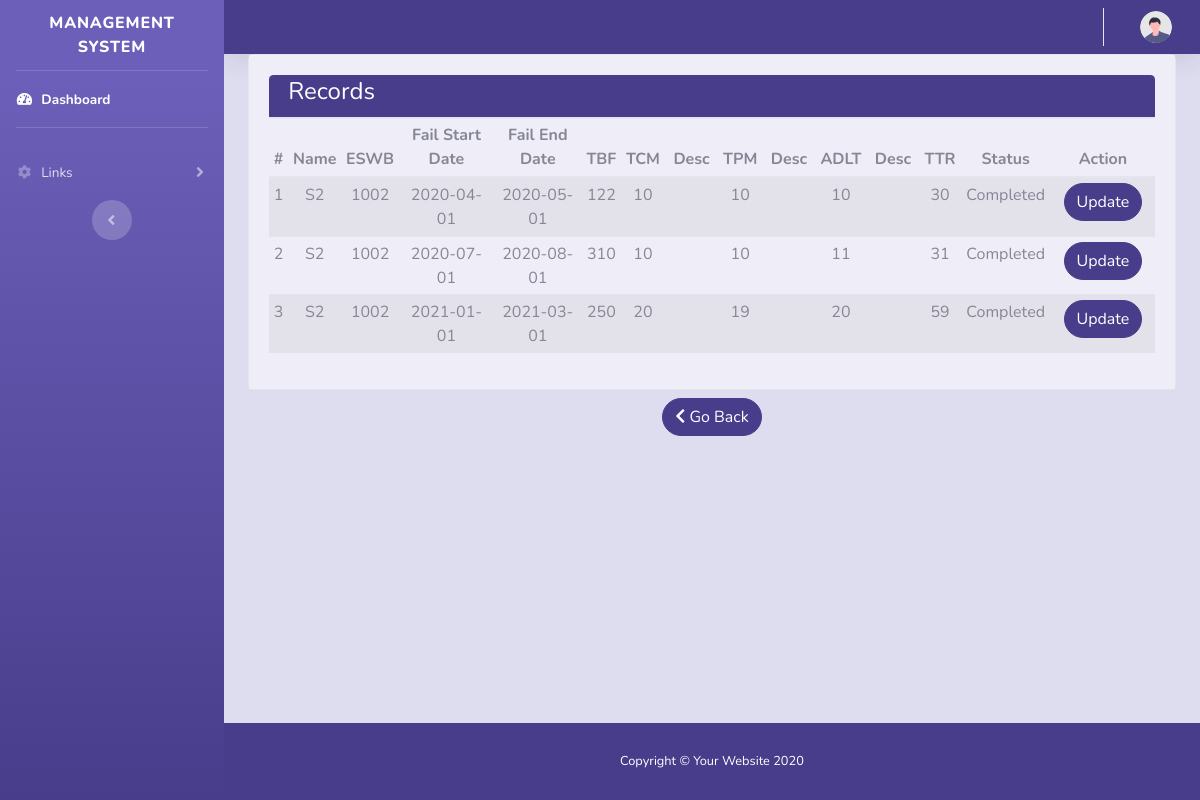
/Manager/show_records/2, run on the app's committed database.
### tables this page shows
CREATE TABLE `controller_data_detail` (
  `id` bigint(20) NOT NULL,
  `Controller_Data_ID` bigint(20) NOT NULL,
  `Failure_start_date` date,
  `Failure_end_date` date,  
  `TBF` INT DEFAULT NULL,
  `TCM` INT DEFAULT NULL,
  `TCM_Desc` varchar(1000) DEFAULT NULL,
  `TPM` INT DEFAULT NULL,
  `TPM_Desc` varchar(1000) DEFAULT NULL,
  `ADLT` INT DEFAULT NULL,
  `ADLT_Desc` varchar(1000) DEFAULT NULL,
  `TTR` INT DEFAULT NULL,
  `RegDate` date DEFAULT current_timestamp(),
  `Status` varchar(15)
);

CREATE TABLE `controller_data` (
  `ID` bigint(20) NOT NULL,
  `Controller_type` varchar(30) NOT NULL,
  `Controller_Name` varchar(30) NOT NULL,
  `Controller_Code` varchar(30),
  `Ship_ID` bigint(20),
  `ESWB` varchar(30) NOT NULL,
  `Includes` varchar(50) DEFAULT NULL,
  `Not_Includes` varchar(50) DEFAULT NULL,
  `Associated_Equipment` varchar(50) DEFAULT NULL,
  `MTBF` decimal(8,2) DEFAULT NULL,
  `MTTR` decimal(8,2) DEFAULT NULL,
  `Availability` decimal(8,2) DEFAULT NULL,
  `Reliability` decimal(8,2) DEFAULT NULL,
  `Default_Reliability` decimal(8,2) DEFAULT 0.00,
  `Comission_date` date DEFAULT NULL,
  `Total_Equipped` int
);

### application/controllers/Manager.php (called while the page is built, shortened)
<?php if (!defined('BASEPATH')) exit('No direct script access allowed');
class Manager extends CI_Controller
{
    public function show_records($id = NULL)
    {
        $this->db->select('cd.Controller_Name, cd.ESWB,cdd.*');
        $this->db->from('controller_data cd');
        $this->db->join('controller_data_detail cdd', 'cd.id = cdd.Controller_Data_ID');
        $this->db->where('cdd.Controller_Data_ID', $id);
        $data['controller_detail_records'] = $this->db->get()->result_array();
        $this->load->view('manager/data_records', $data);
    }
}

### index.php (called while the page is built, shortened)
<?php
require_once BASEPATH.'core/CodeIgniter.php';

### application/views/manager/data_records.php (the view, shortened to what this page needs)
<div class="container">
    <div class="card">
        <div class="card-body bg-custom3">
            <div id="table_div">
                <?php if (isset($controller_detail_records)) {
                    if (count($controller_detail_records) > 0) { ?>
                        <div class="card-header bg-custom1">
                            <h1 class="h4 text-white">Records</h1>
                        </div>
                        <table id="datatable" class="table table-sm table-striped text-center">
                            <thead>
                                <tr>
                                    <th scope="col">#</th>
                                    <th scope="col">Name</th>
                                    <th scope="col">ESWB</th>
                                    <th scope="col">Fail Start Date</th>
                                    <th scope="col">Fail End Date</th>
                                    <th scope="col">TBF</th>
                                    <th scope="col">TCM</th>
                                    <th scope="col">Desc</th>
                                    <th scope="col">TPM</th>
                                    <th scope="col">Desc</th>
                                    <th scope="col">ADLT</th>
                                    <th scope="col">Desc</th>
                                    <th scope="col">TTR</th>
                                    <th scope="col">Status</th>
                                    <th scope="col">Action</th>
                                </tr>
                            </thead>
                            <tbody>
                                <?php $count = 0;
                                foreach ($controller_detail_records as $data) { ?>
                                    <tr style="<?php if($data['Status'] =="In Progress") {echo 'background-color:#ffcccb;font-weight: bold';}?>">
                                        <td scope="row"><?= ++$count; ?></td>
                                        <td scope="row"><?= $data['Controller_Name']; ?></td>
                                        <td scope="row"><?= $data['ESWB']; ?></td>
                                        <td scope="row" style="width:600px;"><?= $data['Failure_start_date']; ?></td>
                                        <td scope="row" style="width:500px;"><?= $data['Failure_end_date']; ?></td>
                                        <td scope="row"><?= $data['TBF']; ?></td>
                                        <td scope="row"><?= $data['TCM']; ?></td>
                                        <td scope="row" id="tcm_desc" style="width:150px; scroll;"value="<?= $data['TCM_Desc']; ?>"><?= $data['TCM_Desc']; ?></td>
                                        <td scope="row"><?= $data['TPM']; ?></td>
                                        <td scope="row" style="width:150px;"><?= $data['TPM_Desc']; ?></td>
                                        <td scope="row"><?= $data['ADLT']; ?></td>
                                        <td scope="row" style="width:150px;"><?= $data['ADLT_Desc']; ?></td>
                                        <td scope="row"><?= $data['TTR']; ?></td>
                                        <td scope="row" style="width:120px;<?php if($data['Status'] =="In Progress") {echo 'color:red';}?>" ><?= $data['Status']; ?></td>
                                        <td scope="row" style="width:300px;">
                                           <a class="btn btn-primary rounded-pill text-sm" href="<?= base_url(); ?>manager/update_details/<?= $data['id']; ?>">Update</a>
                                        </td>
                                    </tr>
                                <?php } ?>
                            </tbody>
                        </table>
                    <?php } else { ?>
                        <div class="card-header">
                            <h1 class="h4 text-gray-900">No Data Available yet</h1>
                        </div>
                    <?php }
                } else { ?>
                    <a> No Record Selected. </a>
                <?php  } ?>
            </div>
        </div>
    </div>
    <div class="form-group row justify-content-center my-2">
        <a class="btn btn-primary rounded-pill" id="abc" href="<?= base_url(); ?>manager"><i class="fas fa-chevron-left"></i> Go Back</a>
    </div>
</div>
</div>

### data on the page
controller_data_detail: controller_data.Controller_Name "S2", controller_data.ESWB "1002", Failure_start_date "2020-04-01", Failure_end_date "2020-05-01", TBF "122", TCM "10", TPM "10", ADLT "10", TTR "30", Status "Completed"
controller_data_detail: controller_data.Controller_Name "S2", controller_data.ESWB "1002", Failure_start_date "2020-07-01", Failure_end_date "2020-08-01", TBF "310", TCM "10", TPM "10", ADLT "11", TTR "31", Status "Completed"
controller_data_detail: controller_data.Controller_Name "S2", controller_data.ESWB "1002", Failure_start_date "2021-01-01", Failure_end_date "2021-03-01", TBF "250", TCM "20", TPM "19", ADLT "20", TTR "59", Status "Completed"
